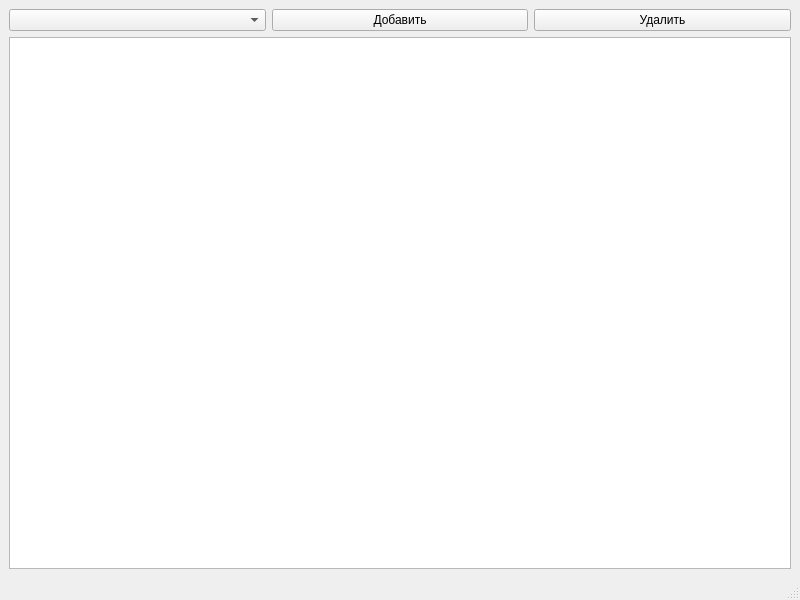
<?xml version="1.0" encoding="UTF-8"?>
<ui version="4.0">
 <class>MainWindow</class>
 <widget class="QMainWindow" name="MainWindow">
  <property name="geometry">
   <rect>
    <x>0</x>
    <y>0</y>
    <width>800</width>
    <height>600</height>
   </rect>
  </property>
  <property name="windowTitle">
   <string>Main</string>
  </property>
  <widget class="QWidget" name="centralwidget">
   <layout class="QVBoxLayout" name="verticalLayout_2">
    <item>
     <layout class="QVBoxLayout" name="verticalLayout">
      <item>
       <layout class="QHBoxLayout" name="horizontalLayout">
        <item>
         <widget class="QComboBox" name="tableComboBox"/>
        </item>
        <item>
         <widget class="QPushButton" name="addButton">
          <property name="text">
           <string>Добавить</string>
          </property>
         </widget>
        </item>
        <item>
         <widget class="QPushButton" name="delButton">
          <property name="text">
           <string>Удалить</string>
          </property>
         </widget>
        </item>
       </layout>
      </item>
     </layout>
    </item>
    <item>
     <widget class="QTableWidget" name="mainTableWidget">
      <property name="sizePolicy">
       <sizepolicy hsizetype="Expanding" vsizetype="Expanding">
        <horstretch>0</horstretch>
        <verstretch>0</verstretch>
       </sizepolicy>
      </property>
     </widget>
    </item>
   </layout>
  </widget>
  <widget class="QMenuBar" name="menubar">
   <property name="geometry">
    <rect>
     <x>0</x>
     <y>0</y>
     <width>800</width>
     <height>21</height>
    </rect>
   </property>
  </widget>
  <widget class="QStatusBar" name="statusbar"/>
 </widget>
 <resources/>
 <connections/>
</ui>
